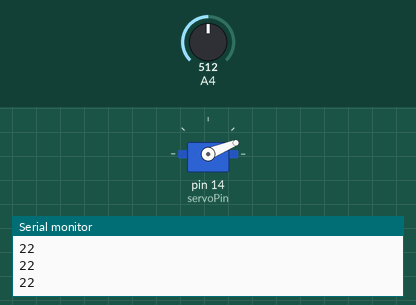
Simulated run of this sketch. Board: Arduino Uno, built with avr-gcc and run on an emulated ATmega328P. Parts: servo, the last lines printed to the serial monitor. The test bench sets the inputs (shaded band); at power-on: A4 = 512.

Above: at 1.2 s.
1.3 s: A4 set to 306
At 2.0 s:
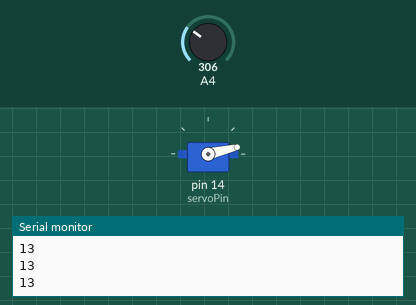
2.8 s: A4 set to 1023
At 3.5 s:
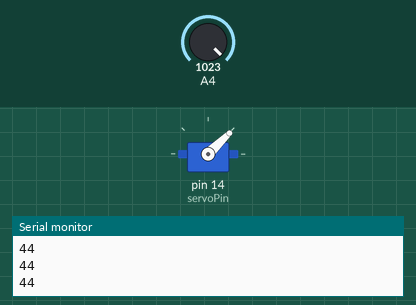
4.3 s: A4 set to 511
At 5.1 s:
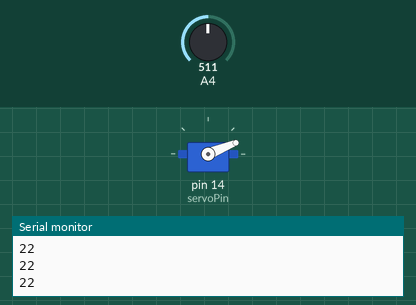
Timing chart, 0 to 7.3 s (numbered marks = the images above; inputs shaded):
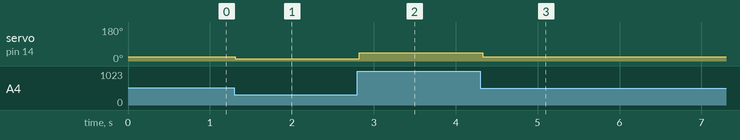

The sketch:

wk41_servo.ino
```cpp
#include <Servo.h>  //匯入函式庫
Servo myservo;  // 建立伺服馬達控制

const int servoPin = 14;  //用常態變數設定pin腳位，與之前define方式差不多
int pos = 0;

void setup() {
  myservo.attach(servoPin);  // 將伺服馬達連接的GPIO pin連接伺服物件
  Serial.begin(115200);//序列阜連線速率(鮑率)
  pinMode(12, INPUT);
}

void loop() {
  pos = analogRead(12);
  pos = map(pos, 0, 4095, 0, 180);
  myservo.write(pos); //Servo設定角度
  Serial.println(pos);
  delay(50);
}
```

Measured:
- after the input at 1.3 s, servo on pin 14 (servoPin): 22° → 13° at once
- after the input at 2.8 s, servo on pin 14 (servoPin): 13° → 44° at once
- after the input at 4.3 s, servo on pin 14 (servoPin): 44° → 22° at once
